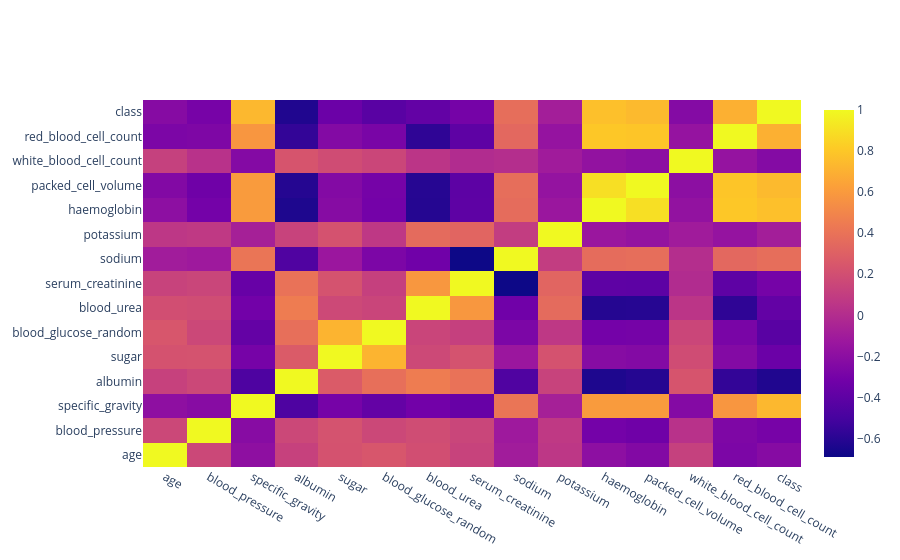

The notebook cell this image was saved under:
### Code cell
import  plotly.graph_objects as go
data_corr=df.corr(numeric_only=True)
fig=go.Figure(data=go.Heatmap(z=data_corr.values,x=data_corr.columns,y=data_corr.index))
fig.show()

### Figure 1 — Plotly figure (JSON) as saved in the notebook; plotly's stock layout.template omitted (floating-point values rounded to 4 significant figures; data arrays with more than 128 entries replaced by an {"elided": "..."} marker saying what was removed)
{"data": [{"type": "heatmap", "x": ["age", "blood_pressure", "specific_gravity", "albumin", "sugar", "blood_glucose_random", "blood_urea", "serum_creatinine", "sodium", "potassium", "haemoglobin", "packed_cell_volume", "white_blood_cell_count", "red_blood_cell_count", "class"], "y": ["age", "blood_pressure", "specific_gravity", "albumin", "sugar", "blood_glucose_random", "blood_urea", "serum_creatinine", "sodium", "potassium", "haemoglobin", "packed_cell_volume", "white_blood_cell_count", "red_blood_cell_count", "class"], "z": {"elided": "15x15 float values"}}], "layout": {}}
